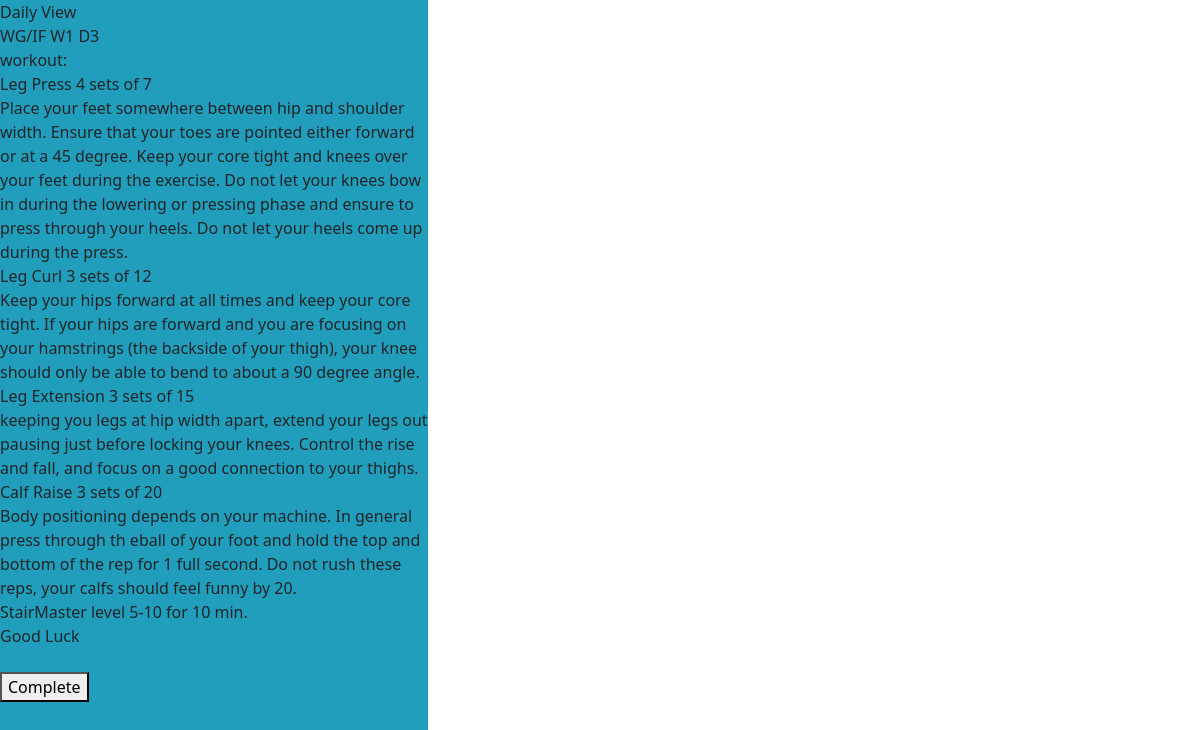
Screenshot of /workouts/daily/wgif-w1-d3 (signed in) with the database file from the repository.
### workout/models.py (models this page shows, shortened)
class SingleWorkout(models.Model):
    name = models.CharField(max_length=128)
    display_name = models.CharField(max_length=128, default='display name')
    exercise_1 = models.TextField(blank=True)
    description_1 = models.TextField(blank=True)
    exercise_2 = models.TextField(blank=True)
    description_2 = models.TextField(blank=True)
    exercise_3 = models.TextField(blank=True)
    description_3 = models.TextField(blank=True)
    exercise_4 = models.TextField(blank=True)
    description_4 = models.TextField(blank=True)
    exercise_5 = models.TextField(blank=True)
    description_5 = models.TextField(blank=True)
    completed_status = models.BooleanField(default=False)
    slug = models.SlugField(null=False, unique=True)
    def __str__(self):
        return self.name

### workout/views.py (the view)
# urls.py: path('daily/<slug:slug>', WorkoutDetailView.as_view(), name="daily"),
class WorkoutDetailView(LoginRequiredMixin, DetailView):
    model = SingleWorkout
    template_name = 'workout/daily_view.html'
    success_url = reverse_lazy("template")
    def get_context_data(self, **kwargs):
        context = super(WorkoutDetailView, self).get_context_data(**kwargs)
        user = FitnessUser.objects.get(pk = self.request.user.pk)
        context['exercise'] = SingleWorkout.objects.get(slug = self.kwargs['slug'])
        context['workouts'] = {}
        for workout in user.completed_workouts.all():
            context['workouts'][workout.name] = workout
        return context

### templates/workout/daily_view.html (shortened to what this page needs)
{% extends 'base.html' %}
{% block content %}
Daily View
<br>
{{exercise}}
<br>
workout:
<br>
{{ exercise.exercise_1 }}
<br>
{{ exercise.description_1 }}
<br>
{{ exercise.exercise_2 }}
<br>
{{ exercise.description_2 }}
<br>
{{ exercise.exercise_3 }}
<br>
{{ exercise.description_3 }}
<br>
{{ exercise.exercise_4 }}
<br>
{{ exercise.description_4 }}
<br>
{{ exercise.exercise_5 }}
<br>
{{ exercise.description_5 }}
<br>
<br>
{% if exercise.name in workouts %}
<h5>Workout Already Completed</h5>
<form method="POST" action="{% url 'remove' slug=exercise.slug %}">
    {% csrf_token %}
    <button type="submit">Reset</button>
</form>
{% else %}
<form method="POST" action="{% url 'update' slug=exercise.slug %}">
    <button type="submit">Complete</button>
</form>
{% endif %}
{% endblock content %}

### static/css/base.css (style rules this page uses)
* { max-width: 428px; max-height: 926px; }
::placeholder { color: #FFB703; }

### rows the page displays
SingleWorkout: name "WG/IF W1 D3", exercise_1 "Leg Press 4 sets of 7", description_1 "Place your feet somewhere between hip and shoulder width. Ensure that your toes are pointed either forward or at a 45 degree. Keep your core tight and knees over your feet during the exercise. Do not let your knees bow in during the lowering or pressing phase and ensure to press through your heels. Do not let your heels come up during the press.", exercise_2 "Leg Curl 3 sets of 12", description_2 "Keep your hips forward at all times and keep your core tight. If your hips are forward and you are focusing on your hamstrings (the backside of your thigh), your knee should only be able to bend to about a 90 degree angle.", exercise_3 "Leg Extension 3 sets of 15", description_3 "keeping you legs at hip width apart, extend your legs out pausing just before locking your knees. Control the rise and fall, and focus on a good connection to your thighs.", exercise_4 "Calf Raise 3 sets of 20", description_4 "Body positioning depends on your machine. In general press through th eball of your foot and hold the top and bottom of the rep for 1 full second. Do not rush these reps, your calfs should feel funny by 20.", exercise_5 "StairMaster level 5-10 for 10 min.", description_5 "Good Luck"
